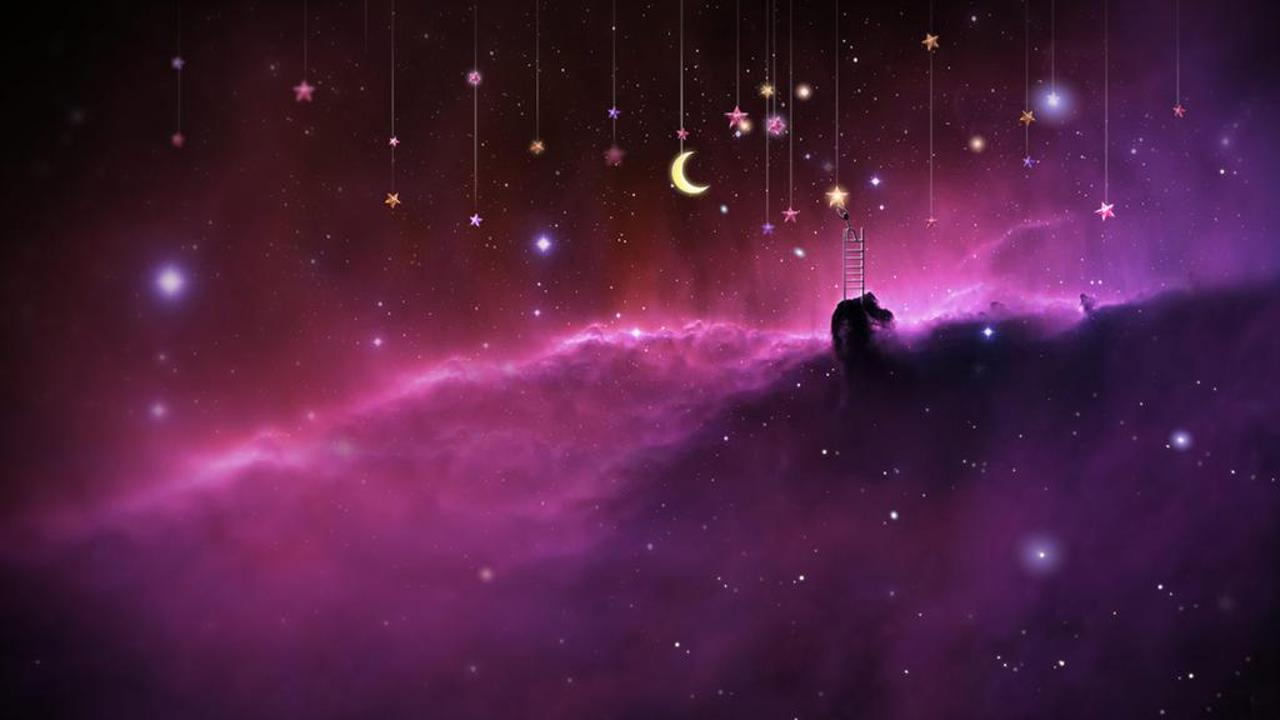
//> input picture data/images/back_ground.jpg, 1280 x 720 px
$ ./03_Chroma_Key_Fusion   (built with g++ and OpenCV 4)
//> lines starting //> are read from the running program, lines starting //| are printed output that depends on the picture; pictures that were not available may be replaced by others from this repository, and a replacement may not be noted
#include <iostream>
#include <opencv2/opencv.hpp>

using namespace std;
using namespace cv;

int rgb2y(int r, int g, int b)
{
	/*a utility function to convert colors in RGB into YCbCr*/
	int y;
	y = (int)round(0.299*r + 0.587*g + 0.114*b);
	return (y);
}

int rgb2cb(int r, int g, int b)
{
	/*a utility function to convert colors in RGB into YCbCr*/
	int cb;
	cb = (int)round(128 + -0.168736*r - 0.331264*g + 0.5*b);
	return (cb);
}

int rgb2cr(int r, int g, int b)
{
	/*a utility function to convert colors in RGB into YCbCr*/
	int cr;
	cr = (int)round(128 + 0.5*r - 0.418688*g - 0.081312*b);
	return (cr);
}

double colorclose(int Cb_p, int Cr_p, int Cb_key, int Cr_key, int tola, int tolb) {
	/*decides if a color is close to the specified hue*/
	double temp = sqrt((Cb_key - Cb_p)*(Cb_key - Cb_p) + (Cr_key - Cr_p)*(Cr_key - Cr_p));
	if (temp < tola) { return (0.0); }
	// a=2<temp<b=50, result = (temp - a)/(b-a)权重
	if (temp < tolb) { return ((temp - tola) / (tolb - tola)); }
	return (1.0);
}

int cb_key = -1;
int cr_key = -1;
int b_key = -1;
int g_key = -1;
int r_key = -1;
Mat frame, hsv, mask;

static void onMouse(int event, int x, int y, int flags, void* data) {
	if (event == EVENT_LBUTTONDOWN) {
		printf("location x:%d, y:%d \n", x, y);
		Rect box = Rect(x - 40, y - 40, 80, 80);
		// outofbounding
		if (box.x < 0 || box.y < 0 || (box.x + box.width) >= frame.cols ||
			(box.y + box.height) >= frame.rows) {
			return;
		}

		//生成色键
		Mat roi = frame(box);
		Scalar m = mean(roi);
		b_key = (int)m[0];
		g_key = (int)m[1];
		r_key = (int)m[2];
		cb_key = rgb2cb(r_key, g_key, b_key);
		cr_key = rgb2cr(r_key, g_key, b_key);
		printf("RGB key : %d, %d, %d, Cb %d, Cr %d \n", r_key, g_key, b_key, cb_key, cr_key);

	}
}


int main(int argc, char** argv) {
	Mat background = imread("H:/OpenCV_Camp_Cplus/data/images/back_ground.jpg");
//> background is the input picture: 720 rows x 1280 cols, CV_8UC3; mean B, G, R 63.5, 30.5, 76.6
	VideoCapture capture;
	capture.open("H:/OpenCV_Camp_Cplus/data/images/greenscreen-asteroid.mp4");
	if (!capture.isOpened()) {
		printf("could not load video fl.._m.");
		return -1;
	}
	namedWindow("frame", WINDOW_AUTOSIZE);
	setMouseCallback("frame", onMouse, NULL);
	int type = -1;
	while (true) {
		bool ret = capture.read(frame);
		if (!ret) break;
		if (type == 1) { // press key 1
			// 绿幕抠图
			cvtColor(frame, hsv, COLOR_BGR2HSV);
			inRange(hsv, Scalar(35, 43, 46), Scalar(77, 255, 255), mask);
			Mat se = getStructuringElement(MORPH_RECT, Size(5, 5), Point(-1, -1));
			morphologyEx(mask, mask, MORPH_CLOSE, se);
			background.copyTo(frame, mask);
		}
		else if (type == 2 && cb_key > 0) {
			cvtColor(frame, hsv, COLOR_BGR2HSV);
			inRange(hsv, Scalar(35, 43, 46), Scalar(77, 255, 255), mask);
			Mat se = getStructuringElement(MORPH_RECT, Size(5, 5), Point(-1, -1));
			morphologyEx(mask, mask, MORPH_CLOSE, se);
			bitwise_not(mask, mask);
			//色键合成
			for (int row = 0; row < mask.rows; row++) {
				for (int col = 0; col < mask.cols; col++) {
					int pv = mask.at<uchar>(row, col);
					if (pv > 0) {//前景像素D
						int b1 = frame.at<Vec3b>(row, col)[0];
						int g1 = frame.at<Vec3b>(row, col)[1];
						int r1 = frame.at<Vec3b>(row, col)[2];

						// 生成色键
						int cr = rgb2cr(r1, g1, b1);
						int cb = rgb2cb(r1, g1, b1);

						int b2 = background.at<Vec3b>(row, col)[0];
						int g2 = background.at<Vec3b>(row, col)[1];
						int r2 = background.at<Vec3b>(row, col)[2];
						double w = colorclose(cb, cr, cb_key, cr_key, 2, 50);
						w = 1.0 - w;
						// max(a - w*a_means, 0.0) + w*b) a跟b表示背景
						frame.at<Vec3b>(row, col)[0] = std::max(b1 - w * b_key, 0.0) + w * b2;
						frame.at<Vec3b>(row, col)[1] = std::max(g1 - w * g_key, 0.0) + w * g2;
						frame.at<Vec3b>(row, col)[2] = std::max(r1 - w * r_key, 0.0) + w * r2;
					}
				}
			}
		}
		char c = waitKey(100);
//> the Esc key is pressed
		if (c == 49) {//#1
			type = 1;
		}
		else if (c == 50) {//#2
			type = 2;
		}
		else if (c == 51) {//#3
			type = -1;
		}
		imshow("frame", frame);
		if (c == 27) {
			break;
		}
	}
	waitKey(0);
//> the left mouse button is pressed and released at (640, 360)
//> in onMouse, `Mat roi = frame(box);`:
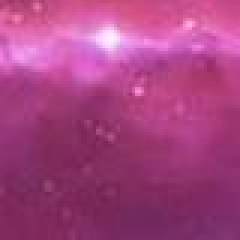
//> roi: 80 rows x 80 cols, CV_8UC3 (shown 3 times larger); mean B, G, R 128.2, 66.4, 166.1
//> in onMouse, `Scalar m = mean(roi);`: m = Scalar(128.2, 66.4, 166.1)
//> in onMouse, `b_key = (int)m[0];`: b_key = 128
//> in onMouse, `g_key = (int)m[1];`: g_key = 66
//> in onMouse, `r_key = (int)m[2];`: r_key = 166
//> in rgb2cb, `cb = (int)round(128 + -0.168736*r - 0.331264*g + 0.5*b);`: cb = 142
//> in rgb2cr, `cr = (int)round(128 + 0.5*r - 0.418688*g - 0.081312*b);`: cr = 173
//| RGB key : 166, 66, 128, Cb 142, Cr 173
	return 0;
}

$ run again, on data/images/Channel_Alignment.jpg
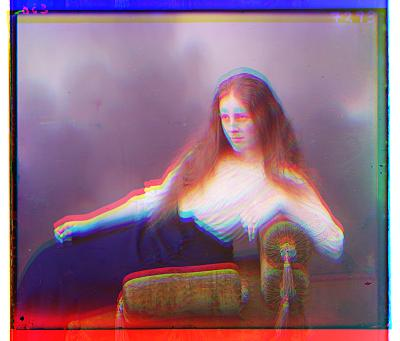
//> input picture data/images/Channel_Alignment.jpg, 400 x 341 px, given in place of back_ground.jpg, which was not available
//> background is the input picture: 341 rows x 400 cols, CV_8UC3; mean B, G, R 130.5, 109.9, 143
//> in onMouse, `Mat roi = frame(box);`:
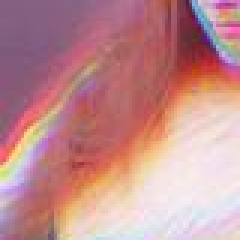
//> roi: 80 rows x 80 cols, CV_8UC3 (shown 3 times larger); mean B, G, R 142.6, 140.4, 194.4
//> m = Scalar(142.6, 140.4, 194.4)
//> b_key = 142
//> g_key = 140
//> r_key = 194
//> cb = 120
//> cr = 155
//| RGB key : 194, 140, 142, Cb 120, Cr 155

$ run again, on data/images/Coins4.jpg
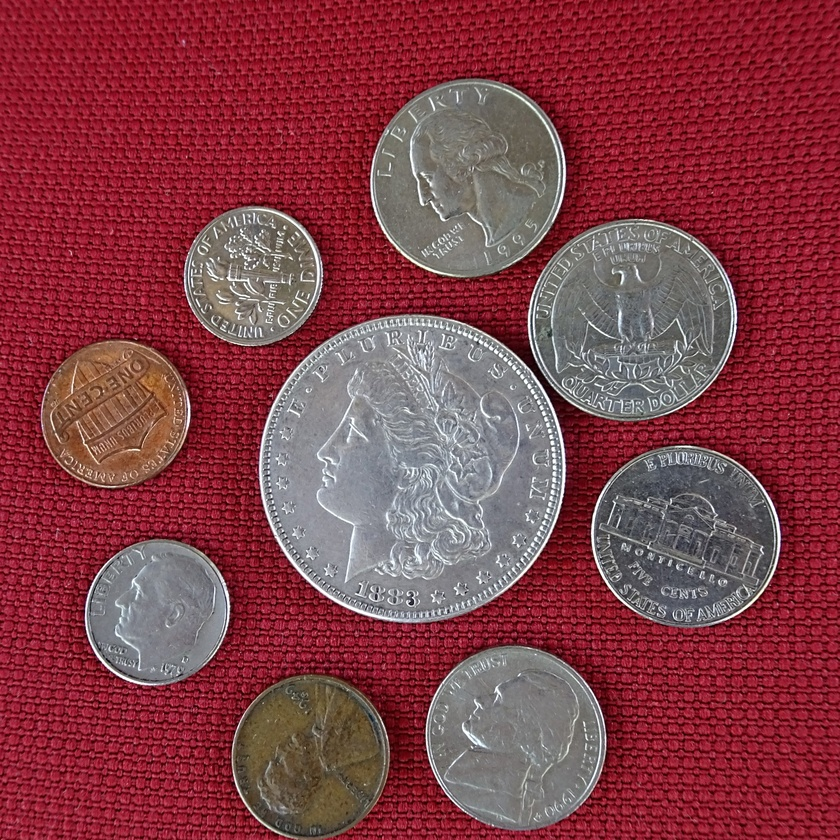
//> input picture data/images/Coins4.jpg, 840 x 840 px, shrunk from 1920 x 1920 before the run, given in place of back_ground.jpg, which was not available
//> background is the input picture: 840 rows x 840 cols, CV_8UC3; mean B, G, R 71.7, 62.9, 131.7
//> in onMouse, `Mat roi = frame(box);`:
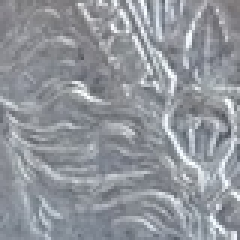
//> roi: 80 rows x 80 cols, CV_8UC3 (shown 3 times larger); mean B, G, R 155.7, 149.4, 145.4
//> m = Scalar(155.7, 149.4, 145.4)
//> b_key = 155
//> g_key = 149
//> r_key = 145
//> cb = 132
//> cr = 126
//| RGB key : 145, 149, 155, Cb 132, Cr 126
